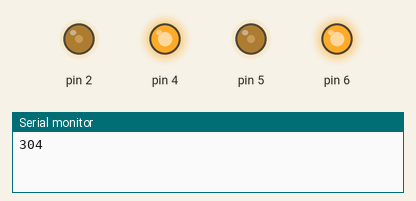
Recording of a sketch running on a simulated Arduino Mega 2560, built with avr-gcc and run on an emulated ATmega2560. Parts: output pins drawn as LEDs (lit = HIGH), the last lines printed to the serial monitor.

Above: at 0.05 s.
At 5.5 s:
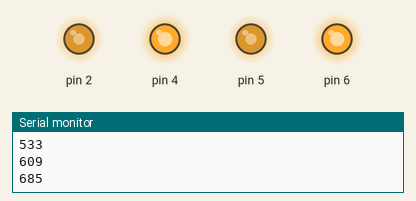
At 8.25 s:
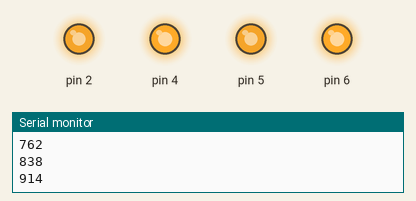
At 11.0 s:
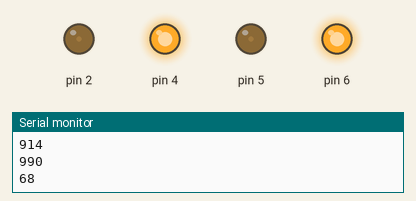
Timing chart, 0 to 16.9 s (numbered marks = the images above):
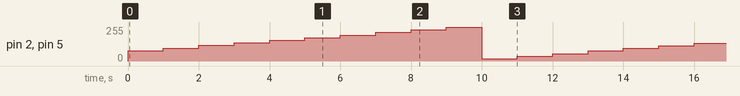

The sketch:

PWM_Test.ino
```cpp
void setup() {
  // put your setup code here, to run once:
  initDrivePWM();
  pinMode(4,OUTPUT);
  digitalWrite(4,HIGH);
    pinMode(6,OUTPUT);
  digitalWrite(6,HIGH);
  Serial.begin(115200);
    //setDrivePWM(65000);
}

#define PWM_FREQ 16000
#define CLOCK_FREQ 16000000
static const unsigned int PWM_COUNT = (((CLOCK_FREQ/PWM_FREQ))-1);// make constant to avoid recomputing each time

void loop() {
  // put your main code here, to run repeatedly:

  for(unsigned int i = 20000;i<65535;i+=5000)
  {
    setDrivePWM(i);
    delay(1000);
    //delay(1000);
  }

}

static void initDrivePWM() {
    pinMode(2,OUTPUT);
    pinMode(5,OUTPUT);
    TCCR3B = _BV(WGM33)|_BV(WGM32)|_BV(CS30);
    TCCR3A = _BV(COM3A1)|_BV(COM3B1)|_BV(WGM31);//WGM3_14; //COM3 and WGM3 = 14 _BV(COM3A0)
    ICR3 = PWM_COUNT; // to count up to
    OCR3A = PWM_COUNT/2;///2; //default to 50% duty cycle
    OCR3B = PWM_COUNT/2;///2; //default to 50% duty cycle
}

static void setDrivePWM(unsigned long duty_cycle) {
  //Sets the new PWM duty cycle; duty cycle scaled from 0 to 65535 for 0 - 100 percent

    OCR3B = ((duty_cycle*(unsigned long)PWM_COUNT)/65535);
    OCR3A = ((duty_cycle*(unsigned long)PWM_COUNT)/65535);
    Serial.println(((duty_cycle*(unsigned long)PWM_COUNT)/65535));
}
```

Measured:
- by itself, pin 2, pin 5: ramps from 13/255 to 253/255 and jumps back, once every 13.0 s
